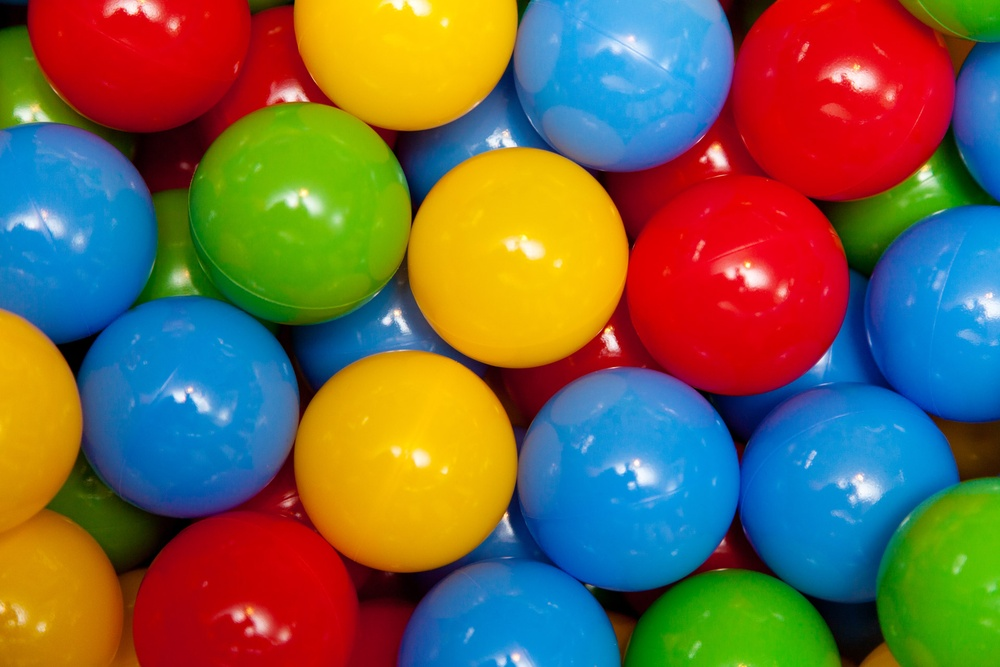
#> input picture practical_work/resources/various/play-balls.jpg, 1000 x 667 px, shrunk from 1920 x 1280 before the run, found by its file name
$ jupyter execute --allow-errors tp2_traitement_images_solution.ipynb
#> lines starting #> are read from the running program, lines starting #| are printed output that depends on the picture
<div style="background-color:rgba(20, 20, 20, 0.8); color:white; padding:10pt" >

# **TP Introduction au traitement d'images**
&mdash; **`alain.lebret@ensicaen.fr`** &mdash;

### Partie 2 : Histogramme et égalisation d'histogramme

## Dépendances

[cell 1]
#
# Loads required libraries
#
import numpy as np          # histogram()
import skimage              # scikit-image
from skimage import data    # some images to use
from skimage import io      # open, write, etc. image files
from skimage import color   # conversion between color spaces
from skimage import filters # threshold_mean
from matplotlib import pyplot as plt # also hist()

#
# Uncomments the lines below if using Google Colab
#
#from google.colab import drive

[cell 2]
root_path = './ressources'
smaller = root_path + '/256x256'
medium = root_path + '/512x512'
various = root_path + '/divers'

## 1. Histogramme

L'histogramme d'une image est une représentation graphique de la distribution des niveaux d'intensité lumineuse dans une image numérique. L'axe des abscisses représente les différentes luminosités (généralement de 0 à 255 pour une image en niveaux de gris), et l'axe des ordonnées indique le nombre de pixels de l'image qui ont chacune de ces intensités. L'histogramme fournit ainsi une information globale sur le contraste et l'intensité lumineuse dans une image.

Si l'histogramme est concentré dans une certaine plage d'intensités (par exemple, près des tons sombres), cela signifie que l'image manque de contraste et peut paraître trop sombre ou trop claire. Une distribution équilibrée des intensités sur l'histogramme indique généralement une bonne qualité d'image avec un contraste approprié.

#### Calcul et affichage de l'histogramme : 1ère méthode

Cette méthode utilise la fonction [`histogram()`](https://numpy.org/doc/stable/reference/generated/numpy.histogram.html#numpy.histogram) de *Numpy*. Le premier paramètre nécessite que l'image soit transformée en tableau à une dimension (cf. la fonction [`flatten()`]).

```python
histogram, bins = np.histogram(image.flatten(), bins=256, range=[0,255])
plt.plot(histogram)
```

#### Calcul et affichage de l'histogramme : 2ème méthode

Cette méthode utilise la fonction [`ravel()`](https://numpy.org/doc/stable/reference/generated/numpy.ravel.html#numpy.ravel) de *Numpy* et permet aussi de retourner un tableau à une dimension.

```python
plt.hist(image.ravel(), bins = 256, range = [0, 255])
```

#### Affichage de l'histogramme : 3ème méthode

```python
plt.bar(bins[:-1], histogram, width=1, edgecolor='none')
```

#### Affichage de l'histogramme d'une image couleur

Les histogrammes précédents concernent les images en niveaux de gris. Pour les images couleurs, on utilisera le code ci-dessous dans lequel la fonction [`zip()`](https://docs.python.org/3.3/library/functions.html#zip) prend une série d'une ou plusieurs listes et retourne un itérateur de tuples, où le premier tuple contient le premier élément de chaque listes, le deuxième contient le deuxième élément de chaque liste, etc.

```python
cat = data.chelsea() # another inner image

# tuple to select colors of each channel line
colors = ("red", "green", "blue")
channel_ids = (0, 1, 2)

# create the histogram plot, with three lines, one for
# each color
plt.xlim([0, 255])
for channel_id, c in zip(channel_ids, colors):
    histogram, bin_edges = np.histogram(
        cat[:, :, channel_id], bins=256, range=(0, 255)
    )
    plt.plot(bin_edges[0:-1], histogram, color=c)

plt.xlabel("Color value")
plt.ylabel("Pixels")
plt.show()
```

<div style="background-color:rgba(255, 183, 77, 0.8); padding:5pt" >

---

#### **Manipulation n° 1.1**

1. Affichez l'histogramme de l'image couleur "play-balls.jpg".
2. Affichez l'histogramme des 3 canaux de l'image couleur "play-balls.jpg".

---

</div>

[cell 3]
#
# Mettez votre code ici
#

rondelles = io.imread(various + "/play-balls.jpg")
#> rondelles is the input picture: shape (667, 1000, 3); mean R, G, B 113.6, 102.1, 75.3
plt.hist(rondelles.ravel(), bins = 256, range = [0, 255])
plt.show()
#> figure, not shown here; tallest bar 234167 high, from x = 0 to 0.996

# tuple to select colors of each channel line
colors = ("red", "green", "blue")
channel_ids = (0, 1, 2)

# create the histogram plot, with three lines, one for
# each color
plt.xlim([0, 256])
for channel_id, c in zip(channel_ids, colors):
    histogram, bin_edges = np.histogram(
        rondelles[:, :, channel_id], bins=256, range=(0, 255)
    )
    plt.plot(bin_edges[0:-1], histogram, color=c)

plt.xlabel("Color value")
plt.ylabel("Pixels")
plt.show()
#> figure, not shown here; curve peaks at x = 0, y = 51410; curve peaks at x = 0, y = 96828; curve peaks at x = 0, y = 85929

## 2. Transformations simples et histogramme

Nous allons réaliser quelques opérations simples sur les images en niveaux de gris et observer leurs conséquences sur leurs histogrammes.

<div style="background-color:rgba(255, 183, 77, 0.8); padding:5pt" >

---

#### **Manipulation n° 2.1**

1. Réaliser l'opération d'inversion sur l'image en niveaux de gris "circuit_512x512.jpg", puis afficher sur une même figure, l'image d'origine et l'image obtenue après inversion, ainsi que leurs histogrammes.
2. Modifier la luminosité et le contraste de l'image pour différentes valeurs et afficher les images résultantes ainsi que leurs histogrammes correspondants.

---

</div>

[cell 4]
#
# Mettez votre code ici
#

input_image = io.imread(medium + "/circuit_512x512.jpg")
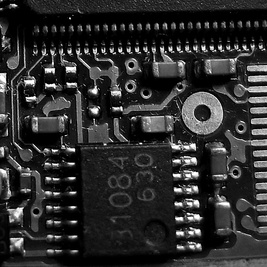
#> input picture practical_work/resources/512x512/circuit_512x512.jpg, 267 x 267 px, shrunk from 512 x 512 before the run, found by its file name
#> input_image is the input picture: shape (267, 267); min 0, max 255, mean 45.5
gray = color.rgb2gray(rondelles);
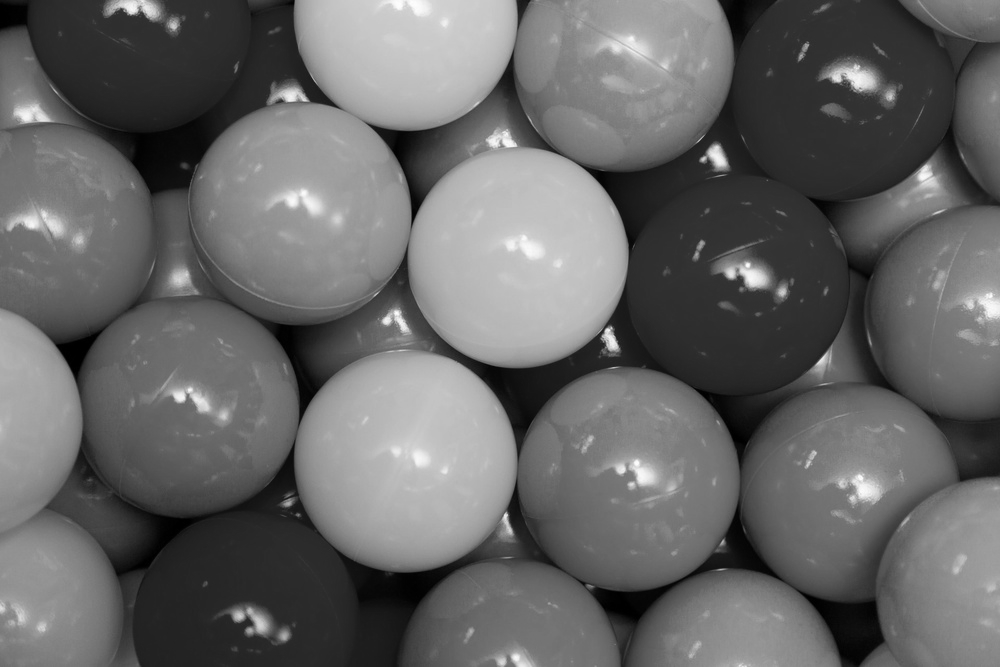
#> gray: shape (667, 1000) float64; min 0, max 0.995, mean 0.402

#
# Inversion
#
inverted = 255 - input_image
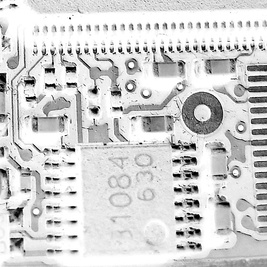
#> inverted: shape (267, 267); min 0, max 255, mean 209.5

figure = plt.figure(figsize=(10, 10))
figure.add_subplot(2, 2, 1)
plt.title("Original")
plt.imshow(input_image, cmap='gray')

figure.add_subplot(2, 2, 2)
plt.title("Inverted")
plt.imshow(inverted, cmap='gray')

figure.add_subplot(2, 2, 3)
plt.hist(input_image.ravel(), bins = 256, range = [0, 255])
plt.title("Histogram of original")
plt.show()
#> figure, not shown here; panel 3: tallest bar 6911 high, from x = 0 to 0.996

figure.add_subplot(2, 2, 4)
plt.hist(inverted.ravel(), bins = 256, range = [0, 255])
plt.title("Histogram of inverted")
plt.show()
#> figure, not shown here; tallest bar 6911 high, from x = 254 to 255

#
# Luminance
#
brighter = input_image + 100
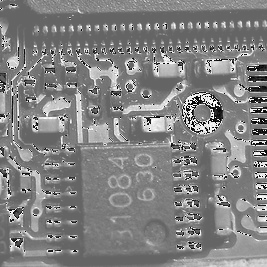
#> brighter: shape (267, 267); min 0, max 255, mean 130.2

figure = plt.figure(figsize=(10, 10))
figure.add_subplot(2, 2, 1)
plt.title("Original")
plt.imshow(input_image, cmap='gray')

figure.add_subplot(2, 2, 2)
plt.title("Brighter image")
plt.imshow(brighter, cmap='gray')

figure.add_subplot(2, 2, 3)
plt.hist(input_image.ravel(), bins = 256, range = [0, 255])
plt.title("Histogram of original")
plt.show()
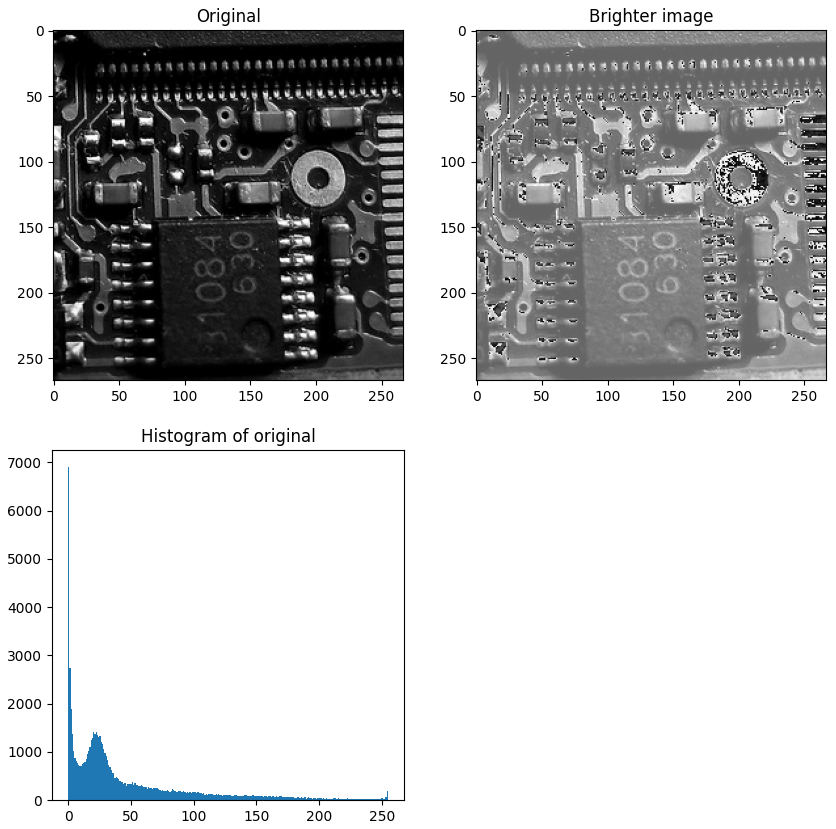
#> figure drawn by matplotlib, 3 panels; panel 3: tallest bar 6911 high, from x = 0 to 0.996

figure.add_subplot(2, 2, 4)
plt.hist(brighter.ravel(), bins = 256, range = [0, 255])
plt.title("Histogram of brighter image")
plt.show()
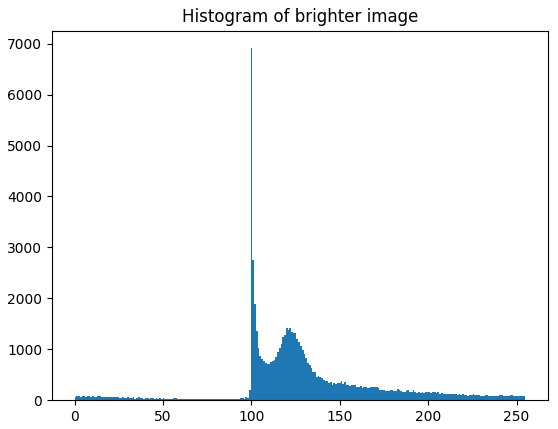
#> figure drawn by matplotlib, 1 panel; tallest bar 6911 high, from x = 99.61 to 100.6

#
# Contrast
#
contrasted = 255.0 * (input_image / 255.0) ** 0.5
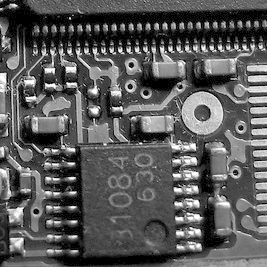
#> contrasted: shape (267, 267) float64; min 0, max 255, mean 89.5

figure = plt.figure(figsize=(10, 10))
figure.add_subplot(2, 2, 1)
plt.title("Original")
plt.imshow(input_image, cmap='gray')

figure.add_subplot(2, 2, 2)
plt.title("Contrasted image")
plt.imshow(contrasted, cmap='gray')

figure.add_subplot(2, 2, 3)
plt.hist(input_image.ravel(), bins = 256, range = [0, 255])
plt.title("Histogram of original")
plt.show()
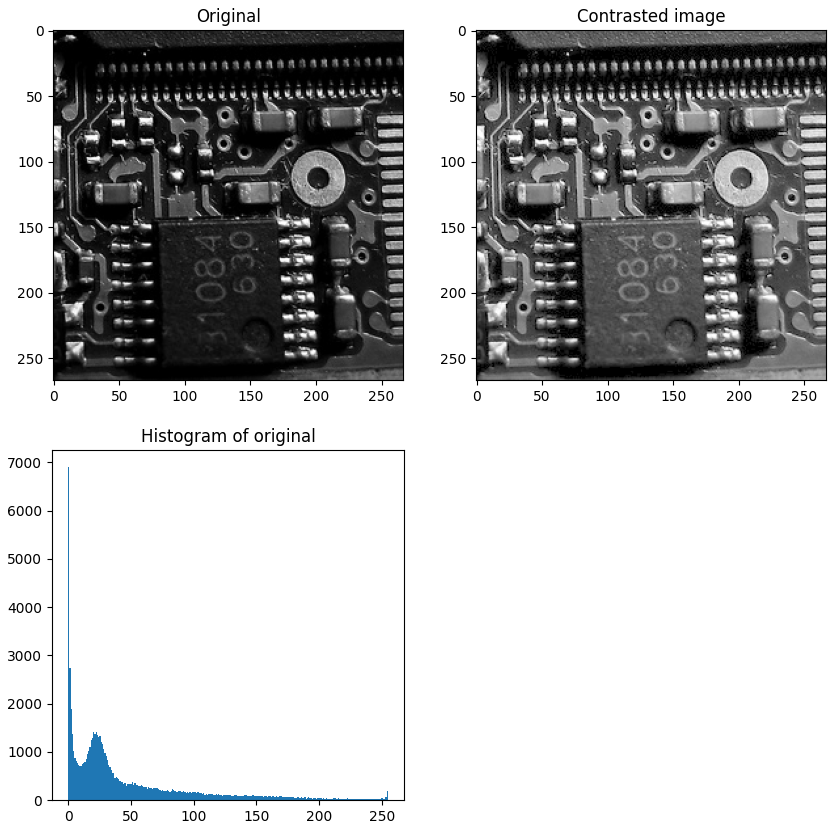
#> figure drawn by matplotlib, 3 panels; panel 3: tallest bar 6911 high, from x = 0 to 0.996

figure.add_subplot(2, 2, 4)
plt.hist(contrasted.ravel(), bins = 256, range = [0, 255])
plt.title("Histogram of contrasted image")
plt.show()
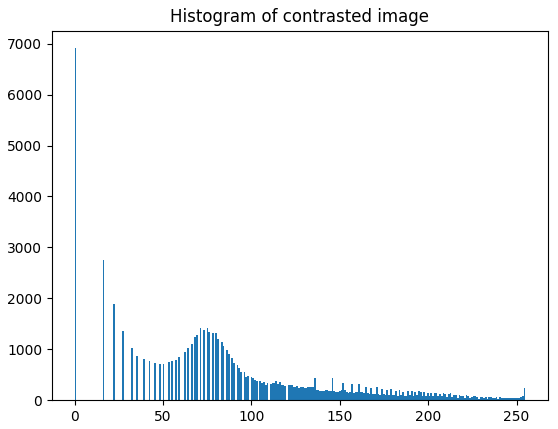
#> figure drawn by matplotlib, 1 panel; tallest bar 6911 high, from x = 0 to 0.996

## 3. Égalisation d'histogramme

L'égalisation d'histogramme est une méthode pour ajuster les contrastes d'une image en modifiant l'histogramme de l'image de manière à ce qu'il soit approximativement plat, c'est-à-dire que chaque niveau d'intensité de l'image apparaisse à peu près le même nombre de fois dans l'histogramme. Cela a pour effet de rendre les zones sombres de l'image plus claires et les détails de l'image plus visibles. La fonction `histeq()` ci-dessous réalise une égalisation d'histogramme.

```python
def histeq(image, nbr_bins = 256):
    """ Histogram equalization of a grayscale image.  """
    # get the image histogram
    imhist, bins = np.histogram(image.flatten(), nbr_bins, [0, 255])
    cdf = imhist.cumsum()                # cumulative distribution function
    cdf = imhist.max() * cdf / cdf.max() # normalization
    cdf_mask = np.ma.masked_equal(cdf, 0)
    cdf_mask = (cdf_mask - cdf_mask.min()) * 255 / (cdf_mask.max() - cdf_mask.min())
    cdf = np.ma.filled(cdf_mask,0).astype('uint8')
    return cdf[image.astype('uint8')]
```

**Remarque** : la fonction [`equalize_hist()`](https://scikit-image.org/docs/stable/api/skimage.exposure.html#skimage.exposure.equalize_hist) du module `exposure` de *Scikit-image* réalise aussi cette opération.

<div style="background-color:rgba(255, 183, 77, 0.8); padding:5pt" >

---

#### **Manipulation n° 3.1**

1. Réaliser une égalisation d'histogramme de l'image "circuit_512x512.jpg". Vous afficherez sur une même figure, l'image d'origine et l'image obtenue après égalisation.
2. Afficher les histogrammes pour les deux images précédentes.

---

</div>

[cell 5]
#
# Mettez votre code ici
#

circuit = io.imread(medium + "/circuit_512x512.jpg")
#> (the rest of this cell did not finish here and is left out)

[cell 6]
# Before histogram equalization
plt.hist(circuit.ravel(), bins = 256, range = [0, 255])
plt.show()
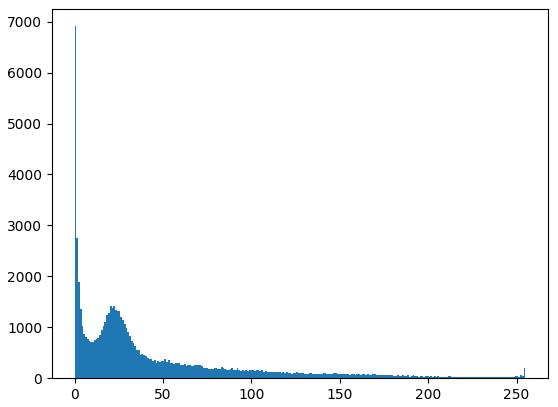
#> figure drawn by matplotlib, 1 panel; tallest bar 6911 high, from x = 0 to 0.996

# After histogram equalization
#> (the rest of this cell did not finish here and is left out)
